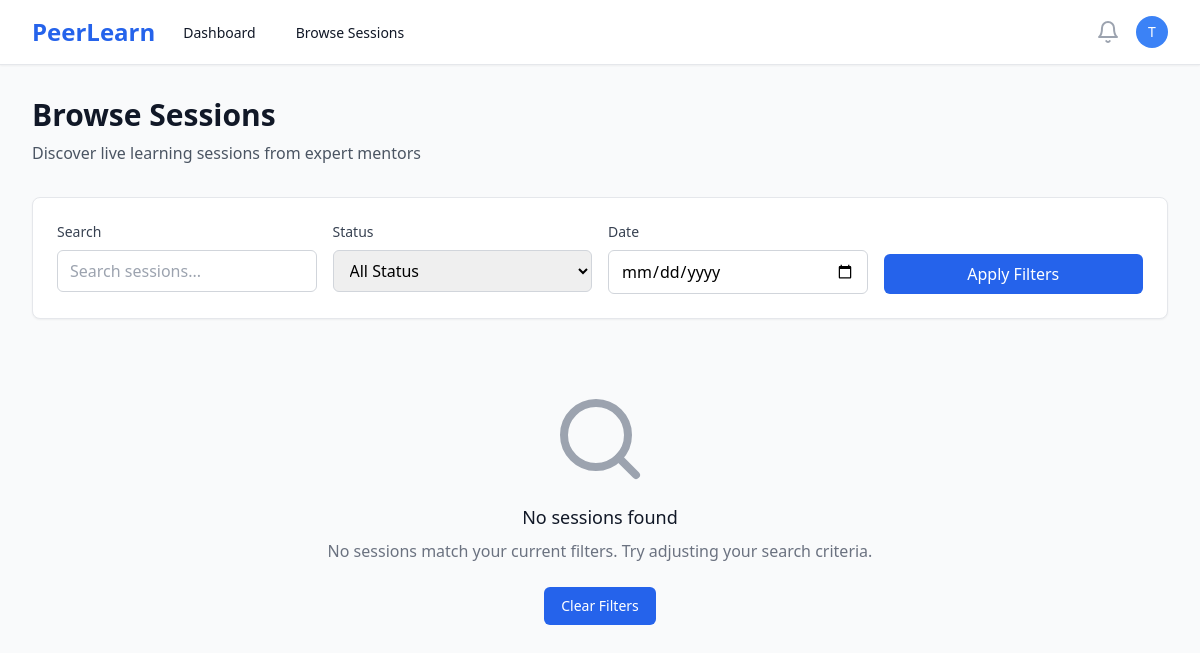
The app's page /sessions/ (signed in), older data.
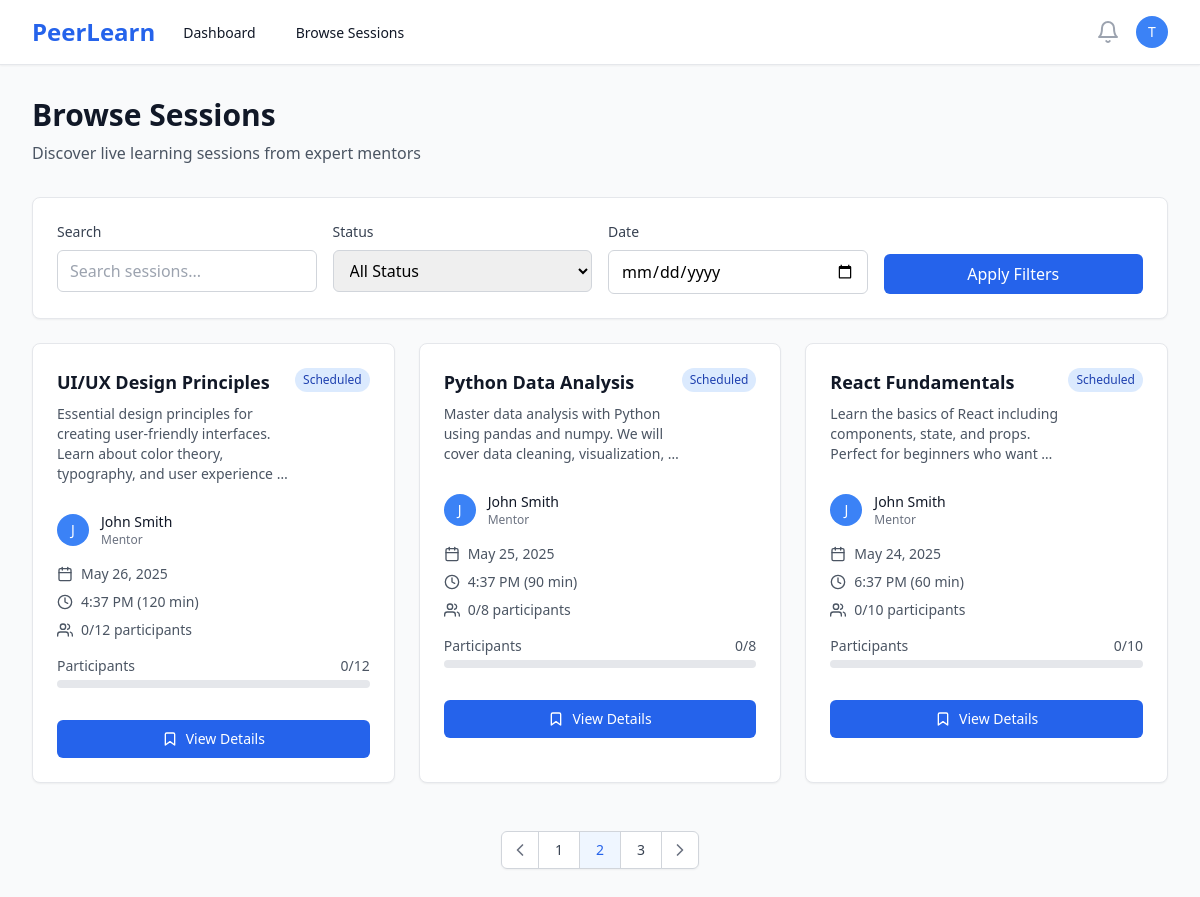
The same page, newer data.
### users/models.py (models this page shows, shortened)
class User(AbstractUser):
    ROLE_CHOICES = [
        ('mentor', 'Mentor'),
        ('learner', 'Learner'),
    ]
    id = models.UUIDField(primary_key=True, default=uuid.uuid4, editable=False)
    role = models.CharField(max_length=10, choices=ROLE_CHOICES, default='learner')
    bio = models.TextField(blank=True, null=True)
    skills = models.CharField(max_length=500, blank=True, help_text="Comma-separated skills for recommendation matching")
    expertise = models.CharField(max_length=100, blank=True, help_text="Primary domain/area of expertise")
    profile_image = models.ImageField(upload_to='profiles/', blank=True, null=True)
    created_at = models.DateTimeField(auto_now_add=True)
    updated_at = models.DateTimeField(auto_now=True)
    @property
    def is_mentor(self):
        return self.role == 'mentor'

### sessions/models.py (models this page shows, shortened)
class Session(models.Model):
    STATUS_CHOICES = [
        ('draft', 'Draft'),
        ('scheduled', 'Scheduled'),
        ('live', 'Live'),
        ('completed', 'Completed'),
        ('cancelled', 'Cancelled'),
    ]
    id = models.UUIDField(primary_key=True, default=uuid.uuid4, editable=False)
    mentor = models.ForeignKey(User, on_delete=models.CASCADE, related_name='mentor_sessions')
    title = models.CharField(max_length=200)
    description = models.TextField()
    schedule = models.DateTimeField()
    duration = models.IntegerField(help_text="Duration in minutes")
    max_participants = models.IntegerField(default=10)
    status = models.CharField(max_length=20, choices=STATUS_CHOICES, default='draft')
    created_at = models.DateTimeField(auto_now_add=True)
    updated_at = models.DateTimeField(auto_now=True)
    class Meta:
        ordering = ['-schedule']
    @property
    def current_participants(self):
        return self.bookings.filter(status='confirmed').count()
    @property
    def is_full(self):
        return self.current_participants >= self.max_participants

### sessions/views.py (the view)
# urls.py: path('', views.session_list, name='session_list'),
@login_required
def session_list(request):
    sessions = Session.objects.filter(
        status='scheduled',
        schedule__gt=timezone.now()
    ).select_related('mentor')
    return render(request, 'sessions/list.html', {'sessions': sessions})

### templates/sessions/list.html (shortened to what this page needs)
{% extends 'base.html' %}
{% block content %}
<div class="max-w-7xl mx-auto px-4 sm:px-6 lg:px-8 py-8">
    <div class="mb-8">
        <h1 class="text-3xl font-bold text-gray-900">Browse Sessions</h1>
        <p class="mt-2 text-gray-600">Discover live learning sessions from expert mentors</p>
    </div>
    <div class="bg-white rounded-lg shadow-sm border border-gray-200 p-6 mb-6">
        <div class="grid grid-cols-1 md:grid-cols-4 gap-4">
            <div>
                <label class="block text-sm font-medium text-gray-700 mb-2">Search</label>
                <input type="text"
                       placeholder="Search sessions..."
                       class="w-full px-3 py-2 border border-gray-300 rounded-md focus:ring-blue-500 focus:border-blue-500">
            </div>
            <div>
                <label class="block text-sm font-medium text-gray-700 mb-2">Status</label>
                <select class="w-full px-3 py-2 border border-gray-300 rounded-md focus:ring-blue-500 focus:border-blue-500">
                    <option value="">All Status</option>
                </select>
            </div>
            <div>
                <label class="block text-sm font-medium text-gray-700 mb-2">Date</label>
                <input type="date"
                       class="w-full px-3 py-2 border border-gray-300 rounded-md focus:ring-blue-500 focus:border-blue-500">
            </div>
            <div class="flex items-end">
                <button class="w-full px-4 py-2 bg-blue-600 text-white rounded-md hover:bg-blue-700 focus:outline-none focus:ring-2 focus:ring-offset-2 focus:ring-blue-500">
                    Apply Filters
                </button>
            </div>
        </div>
    </div>
    {% if sessions %}
    <div class="grid grid-cols-1 md:grid-cols-2 lg:grid-cols-3 gap-6">
        {% for session in sessions %}
        <div class="bg-white rounded-lg shadow-sm border border-gray-200 hover:shadow-md transition-shadow">
            <div class="p-6">
                <div class="flex items-start justify-between mb-4">
                    <div class="flex-1">
                        <h3 class="text-lg font-semibold text-gray-900 mb-2">
                            <a href="{% url 'session_detail' session.id %}" class="hover:text-blue-600">
                                {{ session.title }}
                            </a>
                        </h3>
                        <p class="text-sm text-gray-600 mb-3">{{ session.description|truncatewords:15 }}</p>
                    </div>
                    <span class="px-2 py-1 text-xs font-medium rounded-full flex-shrink-0
                                {% if session.status == 'scheduled' %}bg-blue-100 text-blue-800
                                {% elif session.status == 'live' %}bg-green-100 text-green-800
                                {% elif session.status == 'completed' %}bg-gray-100 text-gray-800
                                {% elif session.status == 'cancelled' %}bg-red-100 text-red-800
                                {% else %}bg-yellow-100 text-yellow-800{% endif %}">
                        {{ session.status|title }}
                    </span>
                </div>
                <div class="flex items-center mb-4">
                    {% if session.mentor.profile_image %}
                        <img class="h-8 w-8 rounded-full" src="{{ session.mentor.profile_image.url }}" alt="">
                    {% else %}
                        <div class="h-8 w-8 rounded-full bg-blue-500 flex items-center justify-center">
                            <span class="text-white text-sm font-medium">{{ session.mentor.first_name|first|default:session.mentor.username|first }}</span>
                        </div>
                    {% endif %}
                    <div class="ml-3">
                        <p class="text-sm font-medium text-gray-900">{{ session.mentor.get_full_name|default:session.mentor.username }}</p>
                        <p class="text-xs text-gray-500">Mentor</p>
                    </div>
                </div>
                <div class="space-y-2 text-sm text-gray-600 mb-4">
                    <div class="flex items-center">
                        <i data-feather="calendar" class="h-4 w-4 mr-2"></i>
                        {{ session.schedule|date:"M j, Y" }}
                    </div>
                    <div class="flex items-center">
                        <i data-feather="clock" class="h-4 w-4 mr-2"></i>
                        {{ session.schedule|time:"g:i A" }} ({{ session.duration }} min)
                    </div>
                    <div class="flex items-center">
                        <i data-feather="users" class="h-4 w-4 mr-2"></i>
                        {{ session.current_participants }}/{{ session.max_participants }} participants
                    </div>
                </div>
                <div class="mb-4">
                    <div class="flex justify-between text-sm text-gray-600 mb-1">
                        <span>Participants</span>
                        <span>{{ session.current_participants }}/{{ session.max_participants }}</span>
                    </div>
                    <div class="w-full bg-gray-200 rounded-full h-2">
                    </div>
                </div>
                <div class="pt-4">
                    {% if user.is_authenticated %}
                        {% if session.status == 'live' %}
                            <a href="{% url 'session_detail' session.id %}"
                               class="w-full inline-flex items-center justify-center px-4 py-2 border border-transparent text-sm font-medium rounded-md text-white bg-green-600 hover:bg-green-700">
                                <i data-feather="video" class="h-4 w-4 mr-2"></i>
                                Join Live Session
                            </a>
                        {% elif session.status == 'scheduled' %}
                            {% if session.is_full %}
                                <button disabled
                                        class="w-full inline-flex items-center justify-center px-4 py-2 border border-gray-300 text-sm font-medium rounded-md text-gray-500 bg-gray-100 cursor-not-allowed">
                                    <i data-feather="users" class="h-4 w-4 mr-2"></i>
                                    Session Full
                                </button>
                            {% else %}
                                <a href="{% url 'session_detail' session.id %}"
                                   class="w-full inline-flex items-center justify-center px-4 py-2 border border-transparent text-sm font-medium rounded-md text-white bg-blue-600 hover:bg-blue-700">
                                    <i data-feather="bookmark" class="h-4 w-4 mr-2"></i>
                                    View Details
                                </a>
                            {% endif %}
                        {% else %}
                            <a href="{% url 'session_detail' session.id %}"
                               class="w-full inline-flex items-center justify-center px-4 py-2 border border-gray-300 text-sm font-medium rounded-md text-gray-700 bg-white hover:bg-gray-50">
                                <i data-feather="eye" class="h-4 w-4 mr-2"></i>
                                View Details
                            </a>
                        {% endif %}
                    {% else %}
                        <a href="{% url 'login' %}"
                           class="w-full inline-flex items-center justify-center px-4 py-2 border border-transparent text-sm font-medium rounded-md text-white bg-blue-600 hover:bg-blue-700">
                            Login to Book
                        </a>
                    {% endif %}
                </div>
            </div>
        </div>
        {% endfor %}
    </div>
    <div class="mt-12 flex justify-center">
        <nav class="relative z-0 inline-flex rounded-md shadow-sm -space-x-px" aria-label="Pagination">
            <a href="#" class="relative inline-flex items-center px-2 py-2 rounded-l-md border border-gray-300 bg-white text-sm font-medium text-gray-500 hover:bg-gray-50">
                <i data-feather="chevron-left" class="h-5 w-5"></i>
            </a>
            <a href="#" class="relative inline-flex items-center px-4 py-2 border border-gray-300 bg-white text-sm font-medium text-gray-700 hover:bg-gray-50">
                1
            </a>
            <a href="#" class="relative inline-flex items-center px-4 py-2 border border-gray-300 bg-blue-50 text-sm font-medium text-blue-600">
                2
            </a>
            <a href="#" class="relative inline-flex items-center px-4 py-2 border border-gray-300 bg-white text-sm font-medium text-gray-700 hover:bg-gray-50">
                3
            </a>
            <a href="#" class="relative inline-flex items-center px-2 py-2 rounded-r-md border border-gray-300 bg-white text-sm font-medium text-gray-500 hover:bg-gray-50">
                <i data-feather="chevron-right" class="h-5 w-5"></i>
            </a>
        </nav>
    </div>
    {% else %}
    <div class="text-center py-12">
        <div class="mx-auto h-24 w-24 text-gray-400 mb-4">
            <i data-feather="search" class="h-24 w-24"></i>
        </div>
        <h3 class="text-lg font-medium text-gray-900 mb-2">No sessions found</h3>
        <p class="text-gray-500 mb-6">No sessions match your current filters. Try adjusting your search criteria.</p>
        <a href="{% url 'session_list' %}"
           class="inline-flex items-center px-4 py-2 border border-transparent text-sm font-medium rounded-md text-white bg-blue-600 hover:bg-blue-700">
            Clear Filters
        </a>
    </div>
    {% endif %}
</div>
{% endblock %}

### templates/base.html (shortened to what this page needs)
<!DOCTYPE html>
<html lang="en" class="h-full bg-gray-50">
<head>
    <script src="https://cdn.tailwindcss.com"></script>
</head>
<body class="h-full">
    {% if user.is_authenticated %}
    <nav class="bg-white shadow-sm border-b border-gray-200" x-data="{ mobileMenuOpen: false }">
        <div class="max-w-7xl mx-auto px-4 sm:px-6 lg:px-8">
            <div class="flex justify-between h-16">
                <div class="flex">
                    <div class="flex-shrink-0 flex items-center">
                        <a href="{% url 'landing' %}" class="text-2xl font-bold text-blue-600">PeerLearn</a>
                    </div>
                    <div class="hidden sm:ml-6 sm:flex sm:space-x-8">
                        {% if user.is_mentor %}
                            <a href="{% url 'mentor_dashboard' %}" class="border-transparent text-gray-900 hover:text-blue-600 inline-flex items-center px-1 pt-1 border-b-2 text-sm font-medium">
                                Dashboard
                            </a>
                            <a href="{% url 'create_session' %}" class="border-transparent text-gray-900 hover:text-blue-600 inline-flex items-center px-1 pt-1 border-b-2 text-sm font-medium">
                                Create Session
                            </a>
                        {% else %}
                            <a href="{% url 'learner_dashboard' %}" class="border-transparent text-gray-900 hover:text-blue-600 inline-flex items-center px-1 pt-1 border-b-2 text-sm font-medium">
                                Dashboard
                            </a>
                            <a href="{% url 'session_list' %}" class="border-transparent text-gray-900 hover:text-blue-600 inline-flex items-center px-1 pt-1 border-b-2 text-sm font-medium">
                                Browse Sessions
                            </a>
                        {% endif %}
                    </div>
                </div>
                <div class="hidden sm:ml-6 sm:flex sm:items-center">
                    <button type="button" class="bg-white p-1 rounded-full text-gray-400 hover:text-gray-500 focus:outline-none focus:ring-2 focus:ring-offset-2 focus:ring-blue-500">
                        <i data-feather="bell" class="h-6 w-6"></i>
                    </button>
                    <div class="ml-3 relative" x-data="{ open: false }">
                        <div>
                            <button @click="open = !open" type="button" class="bg-white rounded-full flex text-sm focus:outline-none focus:ring-2 focus:ring-offset-2 focus:ring-blue-500" id="user-menu-button">
                                <div class="h-8 w-8 rounded-full bg-blue-500 flex items-center justify-center">
                                    <span class="text-white text-sm font-medium">{{ user.first_name|first|default:user.username|first }}</span>
                                </div>
                            </button>
                        </div>
                    </div>
                </div>
            </div>
        </div>
    </nav>
    {% endif %}
    <main class="{% if user.is_authenticated %}pt-0{% else %}pt-0{% endif %}">
        {% block content %}{% endblock %}
    </main>
</body>
</html>

Row changes from the older to the newer data that the page shows:
added Session: title "UI/UX Design Principles", description "Essential design principles for creating user-friendly interfaces. Learn about color theory, typography, and user experience …", status "Scheduled", mentor.first_name|first "J", mentor.get_full_name "John Smith", schedule "May 26, 2025", schedule "4:37 PM", duration "120", current_participants "0", max_participants "12", shows "View Details"
added Session: title "Python Data Analysis", description "Master data analysis with Python using pandas and numpy. We will cover data cleaning, visualization, …", status "Scheduled", mentor.first_name|first "J", mentor.get_full_name "John Smith", schedule "May 25, 2025", schedule "4:37 PM", duration "90", current_participants "0", max_participants "8", shows "View Details"
added Session: title "React Fundamentals", description "Learn the basics of React including components, state, and props. Perfect for beginners who want …", status "Scheduled", mentor.first_name|first "J", mentor.get_full_name "John Smith", schedule "May 24, 2025", schedule "6:37 PM", duration "60", current_participants "0", max_participants "10", shows "View Details"
Text that changed along with them:
text no longer shown: "No sessions found No sessions match your current filters. Try adjusting your search criteria. Clear Filters"
text now shown: "1 2 3"
